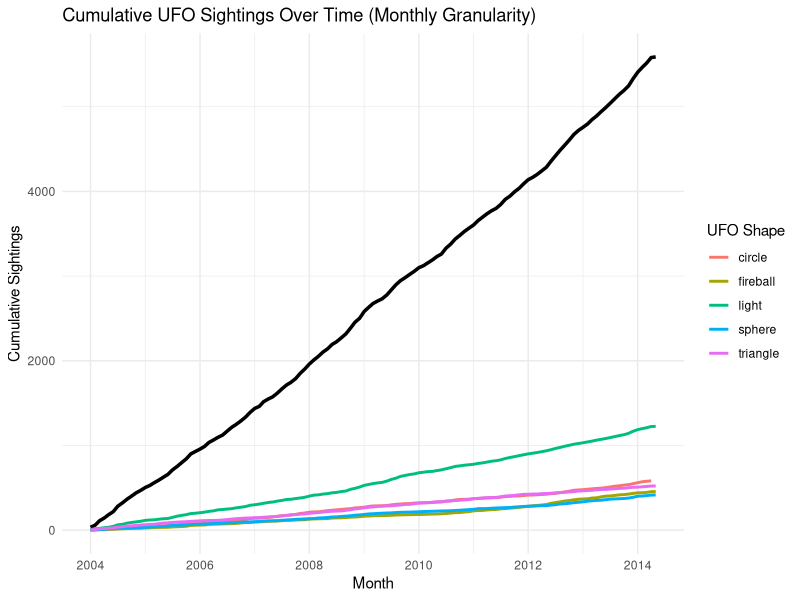
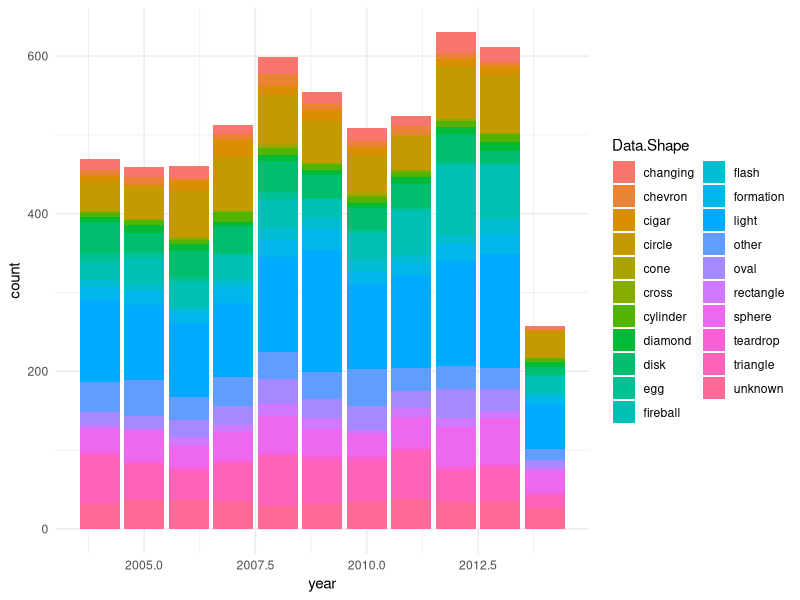
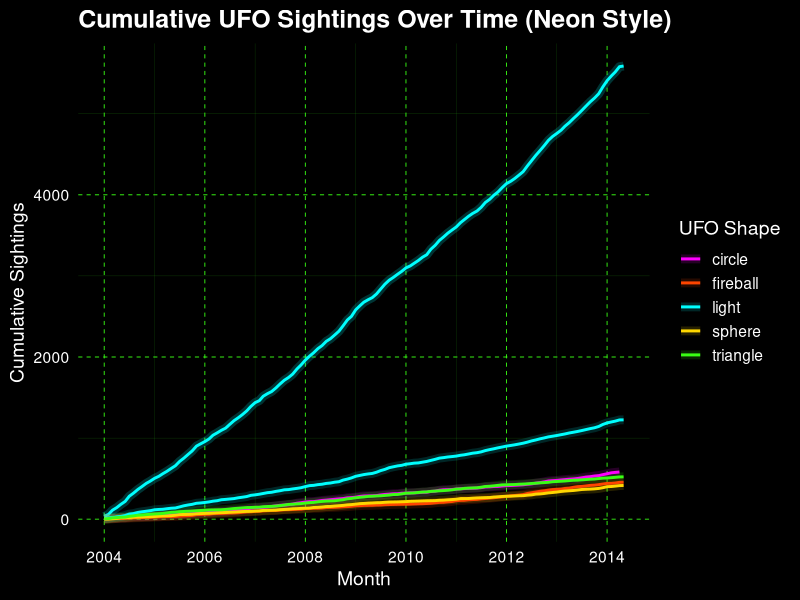
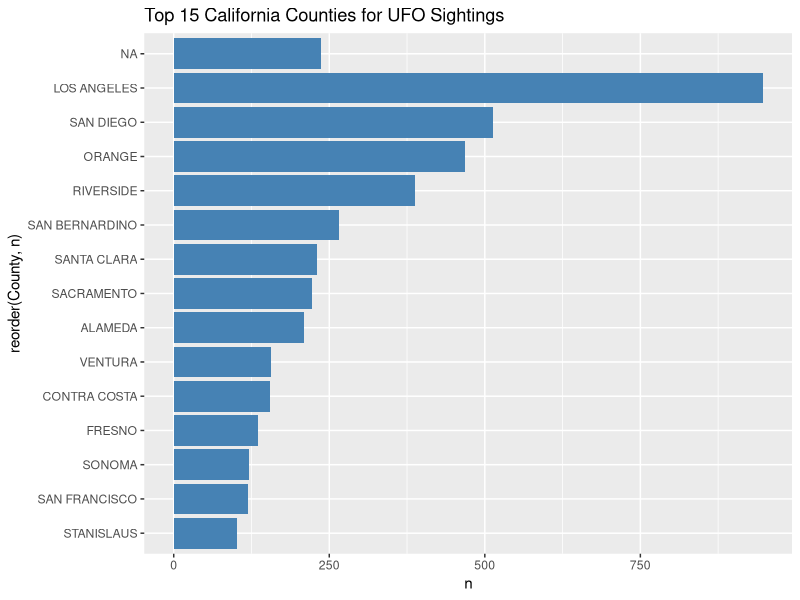
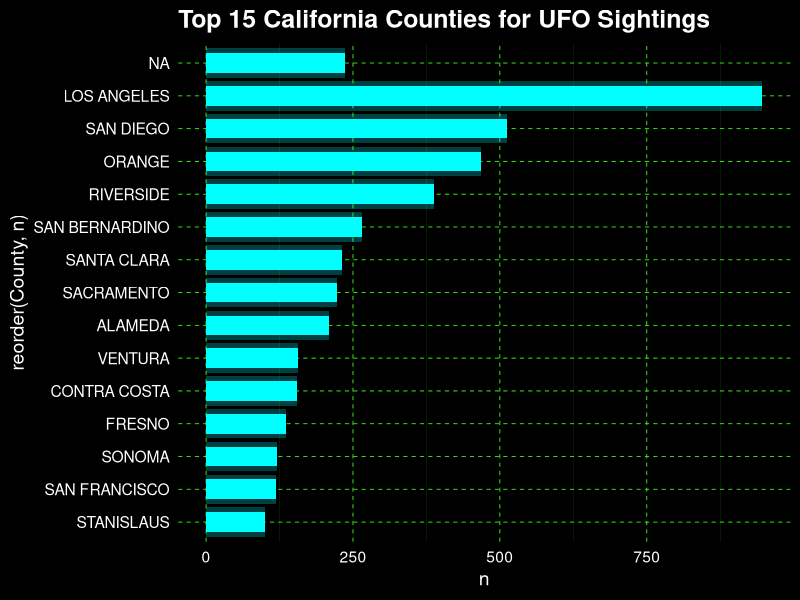
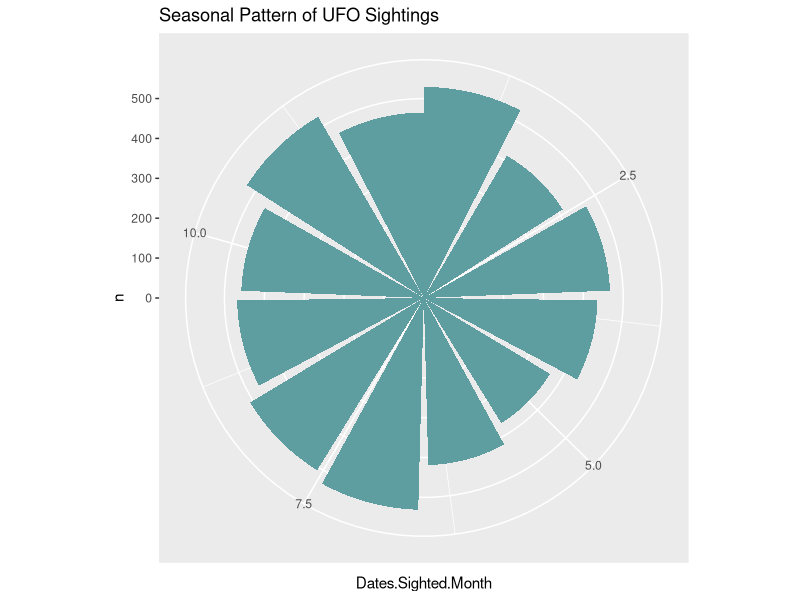
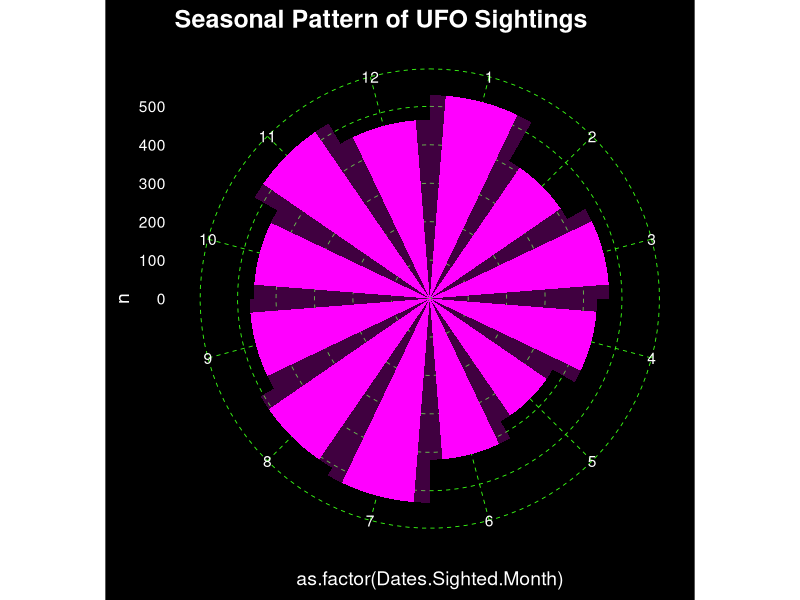
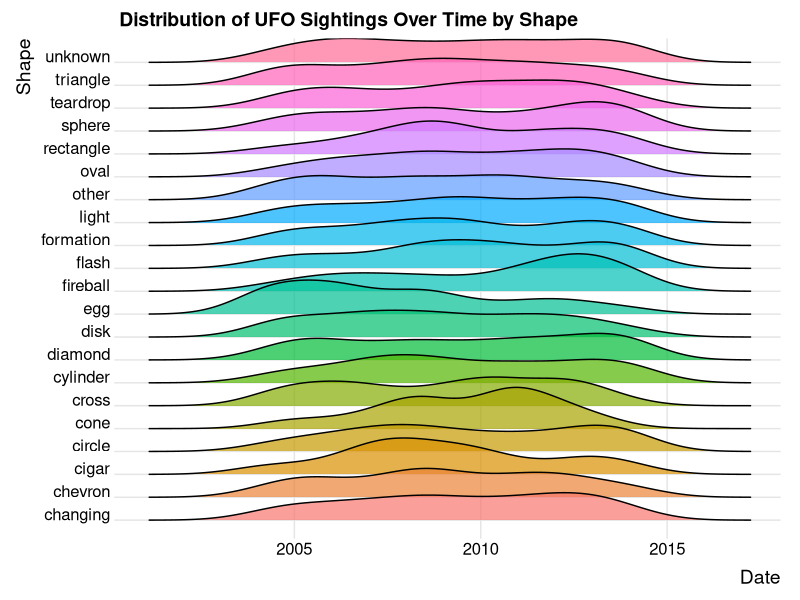

Generate these figures, in order, with R:
library(dplyr)
library(ggplot2)
library(lubridate)
library(readr)

#-----------------------------
# Plotting cumuluative UFO sightings over time
#-----------------------------

## Generating cool neon theme

neon_theme <- theme_minimal(base_size = 14) +
  theme(
    plot.background   = element_rect(fill = "black", color = NA),
    panel.background  = element_rect(fill = "black", color = NA),
    legend.background = element_rect(fill = "black", color = NA),
    legend.key        = element_rect(fill = "black", color = NA),
    text              = element_text(color = "white"),
    axis.text         = element_text(color = "white"),
    plot.title        = element_text(color = "white", face = "bold", size = 18),
    axis.title        = element_text(color = "white"),
    
    # Add neon gridlines
    panel.grid.major  = element_line(color = "#39FF14", linewidth = 0.3, linetype = "dashed"),
    panel.grid.minor  = element_line(color = "#39FF1450", linewidth = 0.1),
    
    # Optional: remove panel border for cleaner neon effect
    panel.border = element_blank()
  )


# Read the file
df <- read_csv("nuforc_county_weather_bigfoot.csv")

# Filter UFO data & create year-month
ufo_data <- df %>%
  filter(sighting_type == "UFO") %>%
  mutate(
    sighted_date = as.Date(sighted_date),
    year_month = floor_date(sighted_date, "month")
  )

# Top 5 shapes
top_shapes <- c("light", "circle", "triangle", "fireball", "sphere")

# We're looking at sightings per month 
monthly_total <- ufo_data %>%
  group_by(year_month) %>%
  summarise(monthly_count = n(), .groups = "drop") %>%
  arrange(year_month) %>%
  mutate(cumulative_total = cumsum(monthly_count))

# Top shapes
monthly_shapes <- ufo_data %>%
  filter(Data.Shape %in% top_shapes) %>%
  group_by(year_month, Data.Shape) %>%
  summarise(monthly_count = n(), .groups = "drop") %>%
  arrange(year_month, Data.Shape) %>%
  group_by(Data.Shape) %>%
  mutate(cumulative_count = cumsum(monthly_count)) %>%
  ungroup()

#Plotting

#CUMULATIVE SIGHTINGS
#--------------------

#Cumulative sightings over time
ggplot() +
  # Total line
  geom_line(data = monthly_total,
            aes(x = year_month, y = cumulative_total),
            color = "black", size = 1.2) +
  
  # Shape-specific lines
  geom_line(data = monthly_shapes,
            aes(x = year_month, y = cumulative_count, color = Data.Shape),
            size = 1) +
  
  labs(
    title = "Cumulative UFO Sightings Over Time (Monthly Granularity)",
    x = "Month",
    y = "Cumulative Sightings",
    color = "UFO Shape"
  ) +
  theme_minimal()


ufo_data %>%
  ggplot(aes(x = year, fill = Data.Shape))+
  geom_bar()+
  theme_minimal()

#Cumulative sightings over time, neon theme
ggplot() +
  # Outer glow for total line
  geom_line(data = monthly_total,
            aes(x = year_month, y = cumulative_total),
            color = "#00FFFF", size = 3, alpha = 0.2) +
  # Core total line
  geom_line(data = monthly_total,
            aes(x = year_month, y = cumulative_total),
            color = "#00FFFF", size = 1) +
  
  # Shape-specific glowing lines
  geom_line(data = monthly_shapes,
            aes(x = year_month, y = cumulative_count, color = Data.Shape),
            size = 3, alpha = 0.15) +
  geom_line(data = monthly_shapes,
            aes(x = year_month, y = cumulative_count, color = Data.Shape),
            size = 1) +
  
  scale_color_manual(values = c(
    "light"    = "#00FFFF",
    "circle"   = "#FF00FF",
    "triangle" = "#39FF14",
    "fireball" = "#FF4500",
    "sphere"   = "#FFD700"
  )) +
  
  labs(
    title = "Cumulative UFO Sightings Over Time (Neon Style)",
    x = "Month",
    y = "Cumulative Sightings",
    color = "UFO Shape"
  ) +
  neon_theme

#TOP COUNTIES
#------------

ufo_data %>%
  count(County, sort = TRUE) %>%
  slice_head(n = 15) %>%
  ggplot(aes(x = reorder(County, n), y = n)) +
  geom_col(fill = "steelblue") +
  coord_flip() +
  labs(title = "Top 15 California Counties for UFO Sightings")

#Neon theme hell yeah
ufo_data %>%
  count(County, sort = TRUE) %>%
  slice_head(n = 15) %>%
  ggplot(aes(x = reorder(County, n), y = n)) +
  
  # Glow layer
  geom_col(fill = "#00FFFF", alpha = 0.25, width = 0.9) +
  # Core bar
  geom_col(fill = "#00FFFF", width = 0.6) +
  
  coord_flip() +
  labs(title = "Top 15 California Counties for UFO Sightings") +
  neon_theme

# SEASONAL PATTERNS
#------------------

ufo_data %>%
  count(Dates.Sighted.Month) %>%
  ggplot(aes(x = Dates.Sighted.Month, y = n)) +
  geom_col(fill = "cadetblue") +
  coord_polar() +
  labs(title = "Seasonal Pattern of UFO Sightings")

#Neon theme my man
ufo_data %>%
  count(Dates.Sighted.Month) %>%
  ggplot(aes(x = as.factor(Dates.Sighted.Month), y = n)) +
  geom_col(fill = "#FF00FF", alpha = 0.25, width = 1) +
  geom_col(fill = "#FF00FF", width = 0.7) +
  
  coord_polar() +
  labs(title = "Seasonal Pattern of UFO Sightings") +
  neon_theme


library(ggridges)

#DISTRIBUTION PLOTS
#-----------------

ufo_data %>%
  filter(sighting_type == "UFO") %>%
  ggplot(aes(x = sighted_date, y = Data.Shape, fill = Data.Shape)) +
  geom_density_ridges(alpha = 0.7) +
  theme_ridges() +
  theme(legend.position = "none") +
  labs(title = "Distribution of UFO Sightings Over Time by Shape",
       x = "Date", y = "Shape")

#Neon boy

ufo_data %>%
  filter(sighting_type == "UFO") %>%
  ggplot(aes(x = sighted_date, y = Data.Shape, fill = Data.Shape)) +
  
  geom_density_ridges(alpha = 0.8, color = "black") +
  
  labs(title = "Distribution of UFO Sightings Over Time by Shape",
       x = "Date", y = "Shape") +
  neon_theme


#ENCOUNTER DURATION
#-----------------

ufo_data %>%
  filter(sighting_type == "UFO") %>%
  group_by(Data.Shape) %>%
  summarise(mean_duration = mean(as.numeric(Data.Encounter.duration), na.rm = TRUE)) %>%
  ggplot(aes(x = reorder(Data.Shape, mean_duration), y = mean_duration, fill = Data.Shape)) +
  geom_col() +
  coord_flip() +
  labs(title = "Average Encounter Duration by UFO Shape",
       x = "Shape", y = "Mean Duration (seconds)")

#Neon
ufo_data %>%
  filter(sighting_type == "UFO") %>%
  group_by(Data.Shape) %>%
  summarise(mean_duration = mean(as.numeric(Data.Encounter.duration), na.rm = TRUE)) %>%
  ggplot(aes(x = reorder(Data.Shape, mean_duration), y = mean_duration)) +
  
  geom_col(fill = "#39FF14", alpha = 0.3) +
  geom_col(fill = "#39FF14", width = 0.6) +
  
  coord_flip() +
  labs(title = "Average Encounter Duration by UFO Shape",
       x = "Shape", y = "Mean Duration (seconds)") +
  neon_theme

#WORDCLOUD
#---------

install.packages("wordcloud")
library(wordcloud)
install.packages("tm")
library(tm)

text <- Corpus(VectorSource(ufo_data$Data.Description.excerpt))
text <- tm_map(text, content_transformer(tolower))
text <- tm_map(text, removePunctuation)
text <- tm_map(text, removeNumbers)
text <- tm_map(text, removeWords, stopwords("english"))

wordcloud(text, max.words = 100, scale = c(3, 0.5))

#Neon Cloudsssss
library(wordcloud)
library(tm)

# Prepare the text
text <- Corpus(VectorSource(ufo_data$Data.Description.excerpt))
text <- tm_map(text, content_transformer(tolower))
text <- tm_map(text, removePunctuation)
text <- tm_map(text, removeNumbers)
text <- tm_map(text, removeWords, stopwords("english"))

# Define neon colors
neon_colors <- c("#00FFFF", "#FF00FF", "#39FF14", "#FFD700", "#FF4500", "#00FF7F")

# Dark background plot
par(bg = "black")  # sets plot background to black

# Basic neon wordcloud
wordcloud(
  words = text,
  max.words = 100,
  scale = c(3, 0.5),
  random.order = FALSE,
  rot.per = 0.25,
  colors = neon_colors
)


#Temperature
#-----------


ufo_data %>%
  group_by(Avg_Temp_Month_County) %>%
  summarise(count = n()) %>%
  ggplot(aes(Avg_Temp_Month_County, count)) +
  geom_point() +
  geom_smooth() +
  labs(title = "Do UFO Sightings Correlate with Temperature?",
       x = "Average Monthly Temperature (°F)",
       y = "Sightings")

#Neon
ufo_data %>%
  group_by(Avg_Temp_Month_County) %>%
  summarise(count = n()) %>%
  ggplot(aes(Avg_Temp_Month_County, count)) +
  
  geom_point(color = "#FFD700", size = 3, alpha = 0.9) +
  geom_smooth(color = "#FF00FF", size = 1) +
  
  labs(title = "Do UFO Sightings Correlate with Temperature?",
       x = "Average Monthly Temperature (°F)",
       y = "Sightings") +
  neon_theme


#DAY VS NIGHT
#------------

ufo_data %>%
  mutate(
    time_of_day = ifelse(Dates.Sighted.Hour >= 6 & Dates.Sighted.Hour < 18, "Day", "Night")
  ) %>%
  count(time_of_day) %>%
  ggplot(aes(time_of_day, n, fill = time_of_day)) +
  geom_col() +
  labs(title = "Day vs Night UFO Sightings",
       x = "", y = "Sightings")

# NEON
ufo_data %>%
  mutate(time_of_day = ifelse(Dates.Sighted.Hour >= 6 & Dates.Sighted.Hour < 18, "Day", "Night")) %>%
  count(time_of_day) %>%
  ggplot(aes(time_of_day, n, fill = time_of_day)) +
  
  geom_col(alpha = 0.25) +
  geom_col(width = 0.6) +
  
  scale_fill_manual(values = c(
    "Day" = "#00FFFF",
    "Night" = "#FF00FF"
  )) +
  
  labs(title = "Day vs Night UFO Sightings",
       x = "", y = "Sightings") +
  neon_theme
